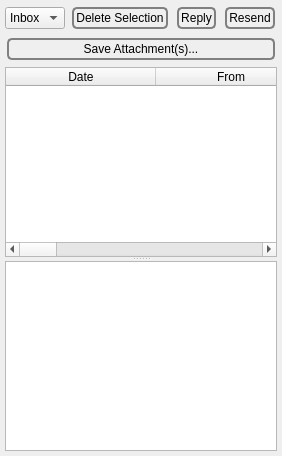
              <widget class="QWidget" name="tab_4">
               <attribute name="icon">
                <iconset resource="../Icons/icons.qrc">
                 <normaloff>:/nuvola/email.png</normaloff>:/nuvola/email.png</iconset>
               </attribute>
               <attribute name="title">
                <string>&amp;Read</string>
               </attribute>
               <layout class="QHBoxLayout" name="horizontalLayout">
                <property name="spacing">
                 <number>5</number>
                </property>
                <property name="leftMargin">
                 <number>5</number>
                </property>
                <property name="topMargin">
                 <number>5</number>
                </property>
                <property name="rightMargin">
                 <number>5</number>
                </property>
                <property name="bottomMargin">
                 <number>5</number>
                </property>
                <item>
                 <widget class="QSplitter" name="emailSplitter">
                  <property name="orientation">
                   <enum>Qt::Horizontal</enum>
                  </property>
                  <widget class="QWidget" name="verticalLayoutWidget_2">
                   <layout class="QVBoxLayout" name="verticalLayout_69">
                    <property name="spacing">
                     <number>5</number>
                    </property>
                    <item>
                     <layout class="QHBoxLayout" name="horizontalLayout_85">
                      <item>
                       <widget class="QComboBox" name="folder">
                        <property name="styleSheet">
                         <string notr="true">QPushButton {
 border: 2px solid gray;
 background-color: qlineargradient(x1: 0, y1: 0, x2: 0, y2: 1,
                                   stop: 0 #E0E0E0, stop: 1 #FFFFFF);
 border-radius: 5px;
 margin: 2px;
 padding: 2px;
 }


QPushButton:hover { 
background-color: qlineargradient(x1: 0, y1: 0, x2: 0, y2: 1,
                                   stop: 0 rgb(254,229,172), stop: 1 #FFFFFF);
background-position: top center; } 

QPushButton:pressed {
     background-color: darkgrey;
     border-style: inset;
 }</string>
                        </property>
                        <property name="sizeAdjustPolicy">
                         <enum>QComboBox::AdjustToContents</enum>
                        </property>
                        <property name="iconSize">
                         <size>
                          <width>40</width>
                          <height>40</height>
                         </size>
                        </property>
                        <item>
                         <property name="text">
                          <string>Inbox</string>
                         </property>
                         <property name="icon">
                          <iconset resource="../Icons/icons.qrc">
                           <normaloff>:/nuvola/inbox.png</normaloff>:/nuvola/inbox.png</iconset>
                         </property>
                        </item>
                        <item>
                         <property name="text">
                          <string>Sent</string>
                         </property>
                         <property name="icon">
                          <iconset resource="../Icons/icons.qrc">
                           <normaloff>:/nuvola/read.png</normaloff>:/nuvola/read.png</iconset>
                         </property>
                        </item>
                        <item>
                         <property name="text">
                          <string>Trash</string>
                         </property>
                         <property name="icon">
                          <iconset resource="../Icons/icons.qrc">
                           <normaloff>:/nuvola/full-trash.png</normaloff>:/nuvola/full-trash.png</iconset>
                         </property>
                        </item>
                       </widget>
                      </item>
                      <item>
                       <widget class="QPushButton" name="deleteEmail">
                        <property name="styleSheet">
                         <string notr="true">QPushButton {
 border: 2px solid gray;
 background-color: qlineargradient(x1: 0, y1: 0, x2: 0, y2: 1,
                                   stop: 0 #E0E0E0, stop: 1 #FFFFFF);
 border-radius: 5px;
 margin: 2px;
 padding: 2px;
 }


QPushButton:hover { 
background-color: qlineargradient(x1: 0, y1: 0, x2: 0, y2: 1,
                                   stop: 0 rgb(254,229,172), stop: 1 #FFFFFF);
background-position: top center; } 

QPushButton:pressed {
     background-color: darkgrey;
     border-style: inset;
 }</string>
                        </property>
                        <property name="text">
                         <string>Delete Selection</string>
                        </property>
                        <property name="icon">
                         <iconset resource="../Icons/icons.qrc">
                          <normaloff>:/nuvola/clear.png</normaloff>:/nuvola/clear.png</iconset>
                        </property>
                        <property name="iconSize">
                         <size>
                          <width>40</width>
                          <height>40</height>
                         </size>
                        </property>
                       </widget>
                      </item>
                      <item>
                       <widget class="QPushButton" name="reply">
                        <property name="styleSheet">
                         <string notr="true">QPushButton {
 border: 2px solid gray;
 background-color: qlineargradient(x1: 0, y1: 0, x2: 0, y2: 1,
                                   stop: 0 #E0E0E0, stop: 1 #FFFFFF);
 border-radius: 5px;
 margin: 2px;
 padding: 2px;
 }


QPushButton:hover { 
background-color: qlineargradient(x1: 0, y1: 0, x2: 0, y2: 1,
                                   stop: 0 rgb(254,229,172), stop: 1 #FFFFFF);
background-position: top center; } 

QPushButton:pressed {
     background-color: darkgrey;
     border-style: inset;
 }</string>
                        </property>
                        <property name="text">
                         <string>Reply</string>
                        </property>
                        <property name="icon">
                         <iconset resource="../Icons/icons.qrc">
                          <normaloff>:/nuvola/reply.png</normaloff>:/nuvola/reply.png</iconset>
                        </property>
                        <property name="iconSize">
                         <size>
                          <width>40</width>
                          <height>40</height>
                         </size>
                        </property>
                       </widget>
                      </item>
                      <item>
                       <widget class="QPushButton" name="resend">
                        <property name="styleSheet">
                         <string notr="true">QPushButton {
 border: 2px solid gray;
 background-color: qlineargradient(x1: 0, y1: 0, x2: 0, y2: 1,
                                   stop: 0 #E0E0E0, stop: 1 #FFFFFF);
 border-radius: 5px;
 margin: 2px;
 padding: 2px;
 }


QPushButton:hover { 
background-color: qlineargradient(x1: 0, y1: 0, x2: 0, y2: 1,
                                   stop: 0 rgb(254,229,172), stop: 1 #FFFFFF);
background-position: top center; } 

QPushButton:pressed {
     background-color: darkgrey;
     border-style: inset;
 }</string>
                        </property>
                        <property name="text">
                         <string>Resend</string>
                        </property>
                        <property name="icon">
                         <iconset resource="../Icons/icons.qrc">
                          <normaloff>:/nuvola/up.png</normaloff>:/nuvola/up.png</iconset>
                        </property>
                        <property name="iconSize">
                         <size>
                          <width>40</width>
                          <height>40</height>
                         </size>
                        </property>
                       </widget>
                      </item>
                     </layout>
                    </item>
                    <item>
                     <widget class="QPushButton" name="saveAttachment">
                      <property name="styleSheet">
                       <string notr="true">QPushButton {
 border: 2px solid gray;
 background-color: qlineargradient(x1: 0, y1: 0, x2: 0, y2: 1,
                                   stop: 0 #E0E0E0, stop: 1 #FFFFFF);
 border-radius: 5px;
 margin: 2px;
 padding: 2px;
 }


QPushButton:hover { 
background-color: qlineargradient(x1: 0, y1: 0, x2: 0, y2: 1,
                                   stop: 0 rgb(254,229,172), stop: 1 #FFFFFF);
background-position: top center; } 

QPushButton:pressed {
     background-color: darkgrey;
     border-style: inset;
 }</string>
                      </property>
                      <property name="text">
                       <string>Save Attachment(s)...</string>
                      </property>
                      <property name="icon">
                       <iconset resource="../Icons/icons.qrc">
                        <normaloff>:/generic/attach.png</normaloff>:/generic/attach.png</iconset>
                      </property>
                     </widget>
                    </item>
                    <item>
                     <widget class="QSplitter" name="readVerticalSplitter">
                      <property name="orientation">
                       <enum>Qt::Vertical</enum>
                      </property>
                      <widget class="QTableWidget" name="mail">
                       <property name="alternatingRowColors">
                        <bool>true</bool>
                       </property>
                       <property name="selectionMode">
                        <enum>QAbstractItemView::MultiSelection</enum>
                       </property>
                       <property name="selectionBehavior">
                        <enum>QAbstractItemView::SelectRows</enum>
                       </property>
                       <property name="horizontalScrollMode">
                        <enum>QAbstractItemView::ScrollPerPixel</enum>
                       </property>
                       <property name="sortingEnabled">
                        <bool>true</bool>
                       </property>
                       <attribute name="horizontalHeaderDefaultSectionSize">
                        <number>150</number>
                       </attribute>
                       <attribute name="horizontalHeaderStretchLastSection">
                        <bool>true</bool>
                       </attribute>
                       <column>
                        <property name="text">
                         <string>Date</string>
                        </property>
                       </column>
                       <column>
                        <property name="text">
                         <string>From</string>
                        </property>
                       </column>
                       <column>
                        <property name="text">
                         <string>Status</string>
                        </property>
                       </column>
                       <column>
                        <property name="text">
                         <string>Subject</string>
                        </property>
                       </column>
                       <column>
                        <property name="text">
                         <string>Attachment(s)</string>
                        </property>
                       </column>
                       <column>
                        <property name="text">
                         <string>goldbug</string>
                        </property>
                       </column>
                       <column>
                        <property name="text">
                         <string>message</string>
                        </property>
                       </column>
                       <column>
                        <property name="text">
                         <string>message_digest</string>
                        </property>
                       </column>
                       <column>
                        <property name="text">
                         <string>receiver_sender_hash</string>
                        </property>
                       </column>
                       <column>
                        <property name="text">
                         <string>hash</string>
                        </property>
                       </column>
                       <column>
                        <property name="text">
                         <string>signature</string>
                        </property>
                       </column>
                       <column>
                        <property name="text">
                         <string>OID</string>
                        </property>
                       </column>
                      </widget>
                      <widget class="QTextBrowser" name="mailMessage">
                       <property name="tabChangesFocus">
                        <bool>true</bool>
                       </property>
                       <property name="textInteractionFlags">
                        <set>Qt::LinksAccessibleByMouse|Qt::TextSelectableByKeyboard|Qt::TextSelectableByMouse</set>
                       </property>
                       <property name="openLinks">
                        <bool>false</bool>
                       </property>
                      </widget>
                     </widget>
                    </item>
                   </layout>
                  </widget>
                 </widget>
                </item>
               </layout>
              </widget>
